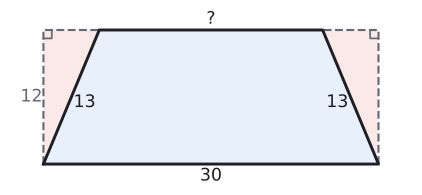

Recreate this plot in Python.
import sys; sys.path.insert(0, "tools")
from cizim import *

P = lambda x, y: np.array([float(x), float(y)])
uz = lambda U, V: round(float(np.linalg.norm(U - V)), 4)
def acisi(K, U, V):
    u, v = U - K, V - K
    return round(float(np.degrees(np.arccos(np.dot(u, v) / np.linalg.norm(u) / np.linalg.norm(v)))), 3)
def kesis(p, u, q, v):
    t = np.linalg.solve(np.array([u, -v]).T, q - p); return p + t[0] * u
def birim(U, V):
    t = (V - U) / np.linalg.norm(V - U); return t, np.array([-t[1], t[0]])
def paralel_isareti(U, V, f=0.5):
    M = U + f * (V - U); t, _ = birim(U, V)
    ax.annotate("", xy=M + 0.3 * S * t, xytext=M - 0.3 * S * t, arrowprops=dict(arrowstyle="-|>", color=SOLUK, lw=1.4, mutation_scale=14))
def cetik(U, V, n=1, renk=SOLUK, f=0.5):
    M = U + f * (V - U); t, m = birim(U, V)
    for i in range(n):
        c = M + (i - (n - 1) / 2) * 0.2 * S * t
        ax.plot(*zip(c - 0.22 * S * m, c + 0.22 * S * m), color=renk, lw=1.5)
def olcu(U, V, metin, d=0.5, renk=YAZI, fs=13):
    """[UV] ortasına, U->V yönünün soluna d*S uzağa yazı (d < 0: sağına)."""
    M = (U + V) / 2; _, m = birim(U, V)
    ax.text(*(M + d * S * m), metin, ha="center", va="center", color=renk, fontsize=fs)
def dik_isareti(K, U, V, r=0.4):
    a_ = (U - K) / np.linalg.norm(U - K) * r * S; b_ = (V - K) / np.linalg.norm(V - K) * r * S
    ax.plot(*zip(K + a_, K + a_ + b_, K + b_), color=SOLUK, lw=1.3)
def harf(Q, metin, dx, dy, renk=YAZI, fs=13):
    ax.text(Q[0] + dx * S, Q[1] + dy * S, metin, ha="center", va="center", color=renk, fontsize=fs)
def cizgi(U, V, renk=YAZI, lw=2.2, ls="-"):
    ax.plot(*zip(U, V), color=renk, lw=lw, ls=ls)
def basla(xmin, xmax, ymin, ymax, en=5.5):
    global fig, ax
    fig, ax = sekil(en, en * (ymax - ymin) / (xmax - xmin))
    ax.set_aspect("equal"); ax.axis("off"); ax.set_xlim(xmin, xmax); ax.set_ylim(ymin, ymax)
def yamuk(A, B, C, D, dolgu=None):
    if dolgu: ax.add_patch(patches.Polygon([A, B, C, D], closed=True, facecolor=dolgu, edgecolor="none"))
    ax.plot(*zip(A, B, C, D, A), color=YAZI)
    for Q in (A, B, C, D): nokta(ax, *Q, "")
def koseler(A, B, C, D):
    harf(A, "A", -0.5, -0.4); harf(B, "B", 0.5, -0.4); harf(C, "C", 0.5, 0.4); harf(D, "D", -0.5, 0.4)

# Soru 9: 30 x 12 dikdörtgen karton; üst köşelerden eş dik üçgenler kesilir, yan kenar 13 -> kesilen 5, üst taban 20.
A, B, C, D = P(0, 0), P(30, 0), P(25, 12), P(5, 12); T1, T2 = P(0, 12), P(30, 12)
S = 30 / 14
print("AD", uz(A, D), "BC", uz(B, C), "DC", uz(D, C))
basla(-3.2, 33.2, -2.0, 14.0)
ax.add_patch(patches.Polygon([A, T1, D], closed=True, facecolor=KIRMIZI_ACIK, edgecolor="none"))
ax.add_patch(patches.Polygon([B, T2, C], closed=True, facecolor=KIRMIZI_ACIK, edgecolor="none"))
ax.add_patch(patches.Polygon([A, B, C, D], closed=True, facecolor=MAVI_ACIK, edgecolor="none"))
ax.plot(*zip(A, T1, D), color=SOLUK, lw=1.6, ls="--"); ax.plot(*zip(B, T2, C), color=SOLUK, lw=1.6, ls="--")
ax.plot(*zip(A, B, C, D, A), color=YAZI)
dik_isareti(T1, A, D, 0.35); dik_isareti(T2, B, C, 0.35)
olcu(A, B, "30", -0.5); olcu(A, T1, "12", 0.5, SOLUK); olcu(D, A, "13", 0.6); olcu(B, C, "13", 0.6)
olcu(D, C, "?", 0.45)
kaydet(fig, __file__)
